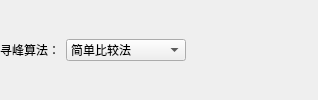
          <widget class="QWidget" name="page_findPeek">
           <layout class="QHBoxLayout" name="horizontalLayout_2">
            <property name="leftMargin">
             <number>0</number>
            </property>
            <property name="topMargin">
             <number>0</number>
            </property>
            <property name="rightMargin">
             <number>0</number>
            </property>
            <property name="bottomMargin">
             <number>0</number>
            </property>
            <item>
             <widget class="QLabel" name="label_2">
              <property name="sizePolicy">
               <sizepolicy hsizetype="Preferred" vsizetype="Maximum">
                <horstretch>0</horstretch>
                <verstretch>0</verstretch>
               </sizepolicy>
              </property>
              <property name="text">
               <string>寻峰算法：</string>
              </property>
             </widget>
            </item>
            <item>
             <widget class="QComboBox" name="comboBox_findPeek_algo">
              <property name="minimumSize">
               <size>
                <width>120</width>
                <height>0</height>
               </size>
              </property>
              <item>
               <property name="text">
                <string>简单比较法</string>
               </property>
              </item>
              <item>
               <property name="text">
                <string>高斯乘积法</string>
               </property>
              </item>
             </widget>
            </item>
            <item>
             <widget class="QPushButton" name="pushButton_findPeek_yes">
              <property name="text">
               <string/>
              </property>
              <property name="icon">
               <iconset resource="resources.qrc">
                <normaloff>:/图标/assets/check_640.svg</normaloff>:/图标/assets/check_640.svg</iconset>
              </property>
              <property name="shortcut">
               <string>Return</string>
              </property>
              <property name="flat">
               <bool>true</bool>
              </property>
             </widget>
            </item>
            <item>
             <widget class="QPushButton" name="pushButton_findPeek_no">
              <property name="text">
               <string/>
              </property>
              <property name="icon">
               <iconset resource="resources.qrc">
                <normaloff>:/图标/assets/x_640.svg</normaloff>:/图标/assets/x_640.svg</iconset>
              </property>
              <property name="flat">
               <bool>true</bool>
              </property>
             </widget>
            </item>
            <item>
             <spacer name="horizontalSpacer_5">
              <property name="orientation">
               <enum>Qt::Horizontal</enum>
              </property>
              <property name="sizeHint" stdset="0">
               <size>
                <width>40</width>
                <height>20</height>
               </size>
              </property>
             </spacer>
            </item>
           </layout>
          </widget>
